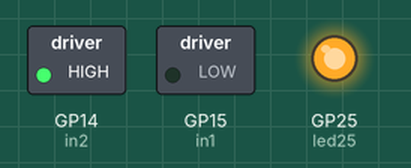
Simulated run of this program. Board: Raspberry Pi Pico running MicroPython. Parts: switched loads named in the program (green lamp = pin HIGH), output pins drawn as LEDs (lit = HIGH).

Above: at 1.0 s.
At 3.0 s:
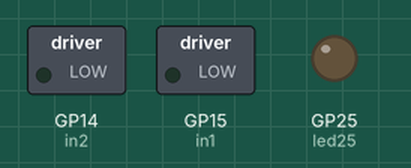
At 5.0 s:
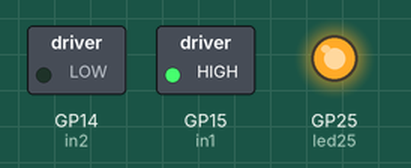
At 7.0 s:
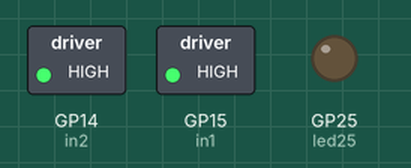
Timing chart, 0 to 10.4 s (numbered marks = the images above):
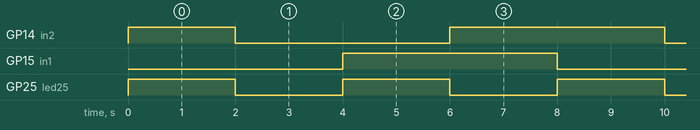

The program:

L298N_DC_motor_GPIO.py
```python
from machine import Pin
from time import sleep

in1 = Pin(15, Pin.OUT)
in2 = Pin(14, Pin.OUT)
led25 = Pin(25, Pin.OUT)


delay_sec = 2
# I need to give 5V to L298N with Brushed DC motor type B,
# then the Brushed DC motor can be runned by this code.
while True:
    led25.toggle()
    in1.value(0)
    in2.value(1)
    sleep(delay_sec)
    led25.toggle()
    in1.value(0)
    in2.value(0)
    sleep(delay_sec)
    led25.toggle()
    in1.value(1)
    in2.value(0)
    sleep(delay_sec)
    led25.toggle()
    in1.value(1)
    in2.value(1)
    sleep(delay_sec)
```

Measured:
- by itself, GP14 (in2): repeats every 8.0 s: LOW 4.0 s, HIGH 4.0 s
- by itself, GP15 (in1): alternates HIGH for 4.0 s and LOW for 4.0 s
- by itself, GP25 (led25): alternates HIGH for 2.0 s and LOW for 2.0 s
